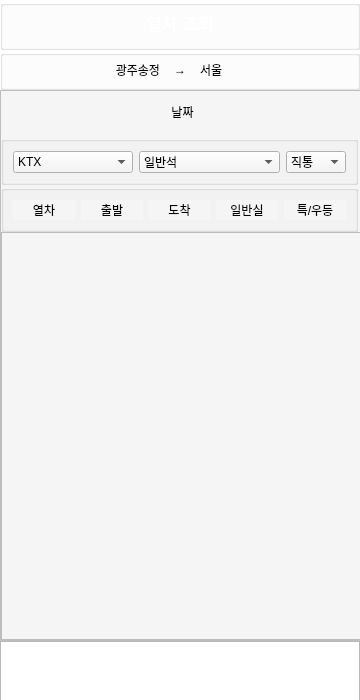
<?xml version="1.0" encoding="UTF-8"?>
<ui version="4.0">
 <class>trainList</class>
 <widget class="QWidget" name="trainList">
  <property name="geometry">
   <rect>
    <x>0</x>
    <y>0</y>
    <width>360</width>
    <height>700</height>
   </rect>
  </property>
  <property name="sizePolicy">
   <sizepolicy hsizetype="Fixed" vsizetype="Fixed">
    <horstretch>0</horstretch>
    <verstretch>0</verstretch>
   </sizepolicy>
  </property>
  <property name="minimumSize">
   <size>
    <width>360</width>
    <height>700</height>
   </size>
  </property>
  <property name="windowTitle">
   <string>trainList</string>
  </property>
  <widget class="QLabel" name="label">
   <property name="geometry">
    <rect>
     <x>0</x>
     <y>0</y>
     <width>360</width>
     <height>700</height>
    </rect>
   </property>
   <property name="sizePolicy">
    <sizepolicy hsizetype="Fixed" vsizetype="Fixed">
     <horstretch>0</horstretch>
     <verstretch>0</verstretch>
    </sizepolicy>
   </property>
   <property name="minimumSize">
    <size>
     <width>360</width>
     <height>700</height>
    </size>
   </property>
   <property name="styleSheet">
    <string notr="true">background-color: rgb(255, 255, 255);</string>
   </property>
   <property name="text">
    <string/>
   </property>
   <property name="alignment">
    <set>Qt::AlignCenter</set>
   </property>
  </widget>
  <widget class="QWidget" name="verticalLayoutWidget">
   <property name="geometry">
    <rect>
     <x>0</x>
     <y>0</y>
     <width>364</width>
     <height>701</height>
    </rect>
   </property>
   <layout class="QVBoxLayout" name="verticalLayout">
    <property name="spacing">
     <number>0</number>
    </property>
    <item>
     <widget class="QGroupBox" name="groupBox1">
      <property name="sizePolicy">
       <sizepolicy hsizetype="Fixed" vsizetype="Fixed">
        <horstretch>0</horstretch>
        <verstretch>0</verstretch>
       </sizepolicy>
      </property>
      <property name="minimumSize">
       <size>
        <width>360</width>
        <height>50</height>
       </size>
      </property>
      <property name="title">
       <string/>
      </property>
      <widget class="QLabel" name="label_4">
       <property name="geometry">
        <rect>
         <x>0</x>
         <y>0</y>
         <width>360</width>
         <height>50</height>
        </rect>
       </property>
       <property name="sizePolicy">
        <sizepolicy hsizetype="Preferred" vsizetype="Fixed">
         <horstretch>0</horstretch>
         <verstretch>0</verstretch>
        </sizepolicy>
       </property>
       <property name="minimumSize">
        <size>
         <width>0</width>
         <height>50</height>
        </size>
       </property>
       <property name="text">
        <string/>
       </property>
       <property name="pixmap">
        <pixmap resource="resources.qrc">:/resources/trainlisttop.png</pixmap>
       </property>
      </widget>
      <widget class="QPushButton" name="pushButton">
       <property name="geometry">
        <rect>
         <x>0</x>
         <y>0</y>
         <width>30</width>
         <height>50</height>
        </rect>
       </property>
       <property name="styleSheet">
        <string notr="true">border: none; background: transparent;</string>
       </property>
       <property name="text">
        <string/>
       </property>
      </widget>
      <widget class="QPushButton" name="showMyinfoBtn">
       <property name="geometry">
        <rect>
         <x>300</x>
         <y>0</y>
         <width>50</width>
         <height>50</height>
        </rect>
       </property>
       <property name="styleSheet">
        <string notr="true">border: none; background: transparent;</string>
       </property>
       <property name="text">
        <string/>
       </property>
      </widget>
      <widget class="QLabel" name="label_7">
       <property name="geometry">
        <rect>
         <x>60</x>
         <y>0</y>
         <width>240</width>
         <height>45</height>
        </rect>
       </property>
       <property name="font">
        <font>
         <pointsize>13</pointsize>
         <bold>true</bold>
        </font>
       </property>
       <property name="styleSheet">
        <string notr="true">color:rgb(255,255,255);</string>
       </property>
       <property name="text">
        <string>열차 조회</string>
       </property>
       <property name="alignment">
        <set>Qt::AlignCenter</set>
       </property>
      </widget>
      <widget class="QPushButton" name="backbutton">
       <property name="geometry">
        <rect>
         <x>10</x>
         <y>10</y>
         <width>41</width>
         <height>31</height>
        </rect>
       </property>
       <property name="styleSheet">
        <string notr="true">border: none; background: transparent;</string>
       </property>
       <property name="text">
        <string/>
       </property>
      </widget>
     </widget>
    </item>
    <item>
     <widget class="QGroupBox" name="groupBox2">
      <property name="sizePolicy">
       <sizepolicy hsizetype="Fixed" vsizetype="Fixed">
        <horstretch>0</horstretch>
        <verstretch>0</verstretch>
       </sizepolicy>
      </property>
      <property name="minimumSize">
       <size>
        <width>360</width>
        <height>40</height>
       </size>
      </property>
      <property name="styleSheet">
       <string notr="true"/>
      </property>
      <property name="title">
       <string/>
      </property>
      <widget class="QLabel" name="label_2">
       <property name="geometry">
        <rect>
         <x>0</x>
         <y>0</y>
         <width>360</width>
         <height>40</height>
        </rect>
       </property>
       <property name="sizePolicy">
        <sizepolicy hsizetype="Preferred" vsizetype="Fixed">
         <horstretch>0</horstretch>
         <verstretch>0</verstretch>
        </sizepolicy>
       </property>
       <property name="text">
        <string/>
       </property>
       <property name="pixmap">
        <pixmap resource="resources.qrc">:/resources/pic2.png</pixmap>
       </property>
      </widget>
      <widget class="QLabel" name="label_dep">
       <property name="geometry">
        <rect>
         <x>0</x>
         <y>10</y>
         <width>160</width>
         <height>20</height>
        </rect>
       </property>
       <property name="text">
        <string>광주송정</string>
       </property>
       <property name="alignment">
        <set>Qt::AlignRight|Qt::AlignTrailing|Qt::AlignVCenter</set>
       </property>
      </widget>
      <widget class="QLabel" name="label_8">
       <property name="geometry">
        <rect>
         <x>165</x>
         <y>10</y>
         <width>30</width>
         <height>20</height>
        </rect>
       </property>
       <property name="text">
        <string>→</string>
       </property>
       <property name="alignment">
        <set>Qt::AlignCenter</set>
       </property>
      </widget>
      <widget class="QLabel" name="label_arr">
       <property name="geometry">
        <rect>
         <x>200</x>
         <y>10</y>
         <width>160</width>
         <height>20</height>
        </rect>
       </property>
       <property name="text">
        <string>서울</string>
       </property>
      </widget>
     </widget>
    </item>
    <item>
     <layout class="QVBoxLayout" name="verticalLayout_3">
      <property name="spacing">
       <number>0</number>
      </property>
      <item>
       <widget class="QScrollArea" name="scrollArea_outer">
        <property name="sizePolicy">
         <sizepolicy hsizetype="Fixed" vsizetype="Expanding">
          <horstretch>0</horstretch>
          <verstretch>0</verstretch>
         </sizepolicy>
        </property>
        <property name="minimumSize">
         <size>
          <width>360</width>
          <height>545</height>
         </size>
        </property>
        <property name="styleSheet">
         <string notr="true">background-color: rgb(245, 245, 245);</string>
        </property>
        <property name="widgetResizable">
         <bool>true</bool>
        </property>
        <widget class="QWidget" name="scrollAreaWidgetContents">
         <property name="geometry">
          <rect>
           <x>0</x>
           <y>0</y>
           <width>360</width>
           <height>543</height>
          </rect>
         </property>
         <property name="sizePolicy">
          <sizepolicy hsizetype="Preferred" vsizetype="Expanding">
           <horstretch>0</horstretch>
           <verstretch>0</verstretch>
          </sizepolicy>
         </property>
         <property name="minimumSize">
          <size>
           <width>0</width>
           <height>543</height>
          </size>
         </property>
         <layout class="QVBoxLayout" name="verticalLayout_11">
          <property name="spacing">
           <number>0</number>
          </property>
          <property name="leftMargin">
           <number>0</number>
          </property>
          <property name="topMargin">
           <number>0</number>
          </property>
          <property name="rightMargin">
           <number>0</number>
          </property>
          <property name="bottomMargin">
           <number>0</number>
          </property>
          <item>
           <widget class="QGroupBox" name="groupBox_2">
            <property name="sizePolicy">
             <sizepolicy hsizetype="Fixed" vsizetype="Fixed">
              <horstretch>0</horstretch>
              <verstretch>0</verstretch>
             </sizepolicy>
            </property>
            <property name="minimumSize">
             <size>
              <width>360</width>
              <height>45</height>
             </size>
            </property>
            <property name="title">
             <string/>
            </property>
            <widget class="QLabel" name="label_3">
             <property name="geometry">
              <rect>
               <x>0</x>
               <y>0</y>
               <width>360</width>
               <height>45</height>
              </rect>
             </property>
             <property name="sizePolicy">
              <sizepolicy hsizetype="Fixed" vsizetype="Fixed">
               <horstretch>0</horstretch>
               <verstretch>0</verstretch>
              </sizepolicy>
             </property>
             <property name="minimumSize">
              <size>
               <width>360</width>
               <height>45</height>
              </size>
             </property>
             <property name="text">
              <string/>
             </property>
             <property name="pixmap">
              <pixmap resource="resources.qrc">:/resources/pic1.png</pixmap>
             </property>
            </widget>
            <widget class="QLabel" name="label_sel_date">
             <property name="geometry">
              <rect>
               <x>76</x>
               <y>6</y>
               <width>211</width>
               <height>30</height>
              </rect>
             </property>
             <property name="sizePolicy">
              <sizepolicy hsizetype="Preferred" vsizetype="Fixed">
               <horstretch>0</horstretch>
               <verstretch>0</verstretch>
              </sizepolicy>
             </property>
             <property name="minimumSize">
              <size>
               <width>0</width>
               <height>30</height>
              </size>
             </property>
             <property name="text">
              <string>날짜</string>
             </property>
             <property name="alignment">
              <set>Qt::AlignCenter</set>
             </property>
            </widget>
            <widget class="QPushButton" name="pushButton_preDate">
             <property name="geometry">
              <rect>
               <x>10</x>
               <y>10</y>
               <width>52</width>
               <height>25</height>
              </rect>
             </property>
             <property name="styleSheet">
              <string notr="true">border: none; background: transparent;</string>
             </property>
             <property name="text">
              <string/>
             </property>
            </widget>
            <widget class="QPushButton" name="pushButton_nextDate">
             <property name="geometry">
              <rect>
               <x>298</x>
               <y>10</y>
               <width>52</width>
               <height>25</height>
              </rect>
             </property>
             <property name="styleSheet">
              <string notr="true">border: none; background: transparent;</string>
             </property>
             <property name="text">
              <string/>
             </property>
            </widget>
           </widget>
          </item>
          <item>
           <widget class="QGroupBox" name="groupBox_5">
            <property name="sizePolicy">
             <sizepolicy hsizetype="Fixed" vsizetype="Fixed">
              <horstretch>0</horstretch>
              <verstretch>0</verstretch>
             </sizepolicy>
            </property>
            <property name="minimumSize">
             <size>
              <width>357</width>
              <height>45</height>
             </size>
            </property>
            <property name="title">
             <string/>
            </property>
            <layout class="QHBoxLayout" name="horizontalLayout_4">
             <item>
              <widget class="QComboBox" name="comboBox">
               <property name="sizePolicy">
                <sizepolicy hsizetype="Fixed" vsizetype="Fixed">
                 <horstretch>0</horstretch>
                 <verstretch>0</verstretch>
                </sizepolicy>
               </property>
               <property name="minimumSize">
                <size>
                 <width>120</width>
                 <height>20</height>
                </size>
               </property>
               <item>
                <property name="text">
                 <string>KTX</string>
                </property>
               </item>
               <item>
                <property name="text">
                 <string>새마을</string>
                </property>
               </item>
               <item>
                <property name="text">
                 <string>무궁화</string>
                </property>
               </item>
              </widget>
             </item>
             <item>
              <widget class="QComboBox" name="comboBox_2">
               <property name="minimumSize">
                <size>
                 <width>120</width>
                 <height>20</height>
                </size>
               </property>
               <item>
                <property name="text">
                 <string>일반석</string>
                </property>
               </item>
               <item>
                <property name="text">
                 <string/>
                </property>
               </item>
              </widget>
             </item>
             <item>
              <widget class="QComboBox" name="comboBox_3">
               <property name="sizePolicy">
                <sizepolicy hsizetype="Fixed" vsizetype="Fixed">
                 <horstretch>0</horstretch>
                 <verstretch>0</verstretch>
                </sizepolicy>
               </property>
               <property name="minimumSize">
                <size>
                 <width>60</width>
                 <height>20</height>
                </size>
               </property>
               <item>
                <property name="text">
                 <string>직통</string>
                </property>
               </item>
              </widget>
             </item>
            </layout>
           </widget>
          </item>
          <item>
           <widget class="QGroupBox" name="groupBox_6">
            <property name="sizePolicy">
             <sizepolicy hsizetype="Fixed" vsizetype="Fixed">
              <horstretch>0</horstretch>
              <verstretch>0</verstretch>
             </sizepolicy>
            </property>
            <property name="minimumSize">
             <size>
              <width>357</width>
              <height>45</height>
             </size>
            </property>
            <property name="title">
             <string/>
            </property>
            <layout class="QHBoxLayout" name="horizontalLayout_5">
             <item>
              <widget class="QLabel" name="label_9">
               <property name="sizePolicy">
                <sizepolicy hsizetype="Preferred" vsizetype="Fixed">
                 <horstretch>0</horstretch>
                 <verstretch>0</verstretch>
                </sizepolicy>
               </property>
               <property name="minimumSize">
                <size>
                 <width>0</width>
                 <height>20</height>
                </size>
               </property>
               <property name="text">
                <string>열차</string>
               </property>
               <property name="alignment">
                <set>Qt::AlignCenter</set>
               </property>
              </widget>
             </item>
             <item>
              <widget class="QLabel" name="label_11">
               <property name="sizePolicy">
                <sizepolicy hsizetype="Preferred" vsizetype="Fixed">
                 <horstretch>0</horstretch>
                 <verstretch>0</verstretch>
                </sizepolicy>
               </property>
               <property name="minimumSize">
                <size>
                 <width>0</width>
                 <height>20</height>
                </size>
               </property>
               <property name="text">
                <string>출발</string>
               </property>
               <property name="alignment">
                <set>Qt::AlignCenter</set>
               </property>
              </widget>
             </item>
             <item>
              <widget class="QLabel" name="label_12">
               <property name="sizePolicy">
                <sizepolicy hsizetype="Preferred" vsizetype="Fixed">
                 <horstretch>0</horstretch>
                 <verstretch>0</verstretch>
                </sizepolicy>
               </property>
               <property name="minimumSize">
                <size>
                 <width>0</width>
                 <height>20</height>
                </size>
               </property>
               <property name="text">
                <string>도착</string>
               </property>
               <property name="alignment">
                <set>Qt::AlignCenter</set>
               </property>
              </widget>
             </item>
             <item>
              <widget class="QLabel" name="label_10">
               <property name="sizePolicy">
                <sizepolicy hsizetype="Preferred" vsizetype="Fixed">
                 <horstretch>0</horstretch>
                 <verstretch>0</verstretch>
                </sizepolicy>
               </property>
               <property name="minimumSize">
                <size>
                 <width>0</width>
                 <height>20</height>
                </size>
               </property>
               <property name="text">
                <string>일반실</string>
               </property>
               <property name="alignment">
                <set>Qt::AlignCenter</set>
               </property>
              </widget>
             </item>
             <item>
              <widget class="QLabel" name="label_13">
               <property name="sizePolicy">
                <sizepolicy hsizetype="Preferred" vsizetype="Fixed">
                 <horstretch>0</horstretch>
                 <verstretch>0</verstretch>
                </sizepolicy>
               </property>
               <property name="minimumSize">
                <size>
                 <width>0</width>
                 <height>20</height>
                </size>
               </property>
               <property name="text">
                <string>특/우등</string>
               </property>
               <property name="alignment">
                <set>Qt::AlignCenter</set>
               </property>
              </widget>
             </item>
            </layout>
           </widget>
          </item>
          <item>
           <widget class="QScrollArea" name="scrollArea_inner">
            <property name="sizePolicy">
             <sizepolicy hsizetype="Fixed" vsizetype="Expanding">
              <horstretch>0</horstretch>
              <verstretch>0</verstretch>
             </sizepolicy>
            </property>
            <property name="minimumSize">
             <size>
              <width>360</width>
              <height>0</height>
             </size>
            </property>
            <property name="widgetResizable">
             <bool>true</bool>
            </property>
            <widget class="QWidget" name="scrollAreaWidgetContents_2">
             <property name="geometry">
              <rect>
               <x>0</x>
               <y>0</y>
               <width>357</width>
               <height>395</height>
              </rect>
             </property>
             <property name="sizePolicy">
              <sizepolicy hsizetype="Fixed" vsizetype="Expanding">
               <horstretch>0</horstretch>
               <verstretch>0</verstretch>
              </sizepolicy>
             </property>
             <property name="minimumSize">
              <size>
               <width>357</width>
               <height>0</height>
              </size>
             </property>
             <layout class="QVBoxLayout" name="verticalLayout_8">
              <property name="spacing">
               <number>0</number>
              </property>
              <property name="leftMargin">
               <number>0</number>
              </property>
              <property name="topMargin">
               <number>0</number>
              </property>
              <property name="rightMargin">
               <number>0</number>
              </property>
              <property name="bottomMargin">
               <number>0</number>
              </property>
              <item>
               <layout class="QVBoxLayout" name="verticalLayout_7">
                <property name="spacing">
                 <number>0</number>
                </property>
                <property name="topMargin">
                 <number>0</number>
                </property>
               </layout>
              </item>
             </layout>
            </widget>
           </widget>
          </item>
         </layout>
        </widget>
       </widget>
      </item>
     </layout>
    </item>
    <item>
     <layout class="QVBoxLayout" name="verticalLayout_4">
      <item>
       <widget class="QFrame" name="frame">
        <property name="sizePolicy">
         <sizepolicy hsizetype="Fixed" vsizetype="Fixed">
          <horstretch>0</horstretch>
          <verstretch>0</verstretch>
         </sizepolicy>
        </property>
        <property name="minimumSize">
         <size>
          <width>360</width>
          <height>60</height>
         </size>
        </property>
        <property name="frameShape">
         <enum>QFrame::StyledPanel</enum>
        </property>
        <property name="frameShadow">
         <enum>QFrame::Raised</enum>
        </property>
       </widget>
      </item>
     </layout>
    </item>
   </layout>
  </widget>
 </widget>
 <resources>
  <include location="resources.qrc"/>
 </resources>
 <connections/>
</ui>
